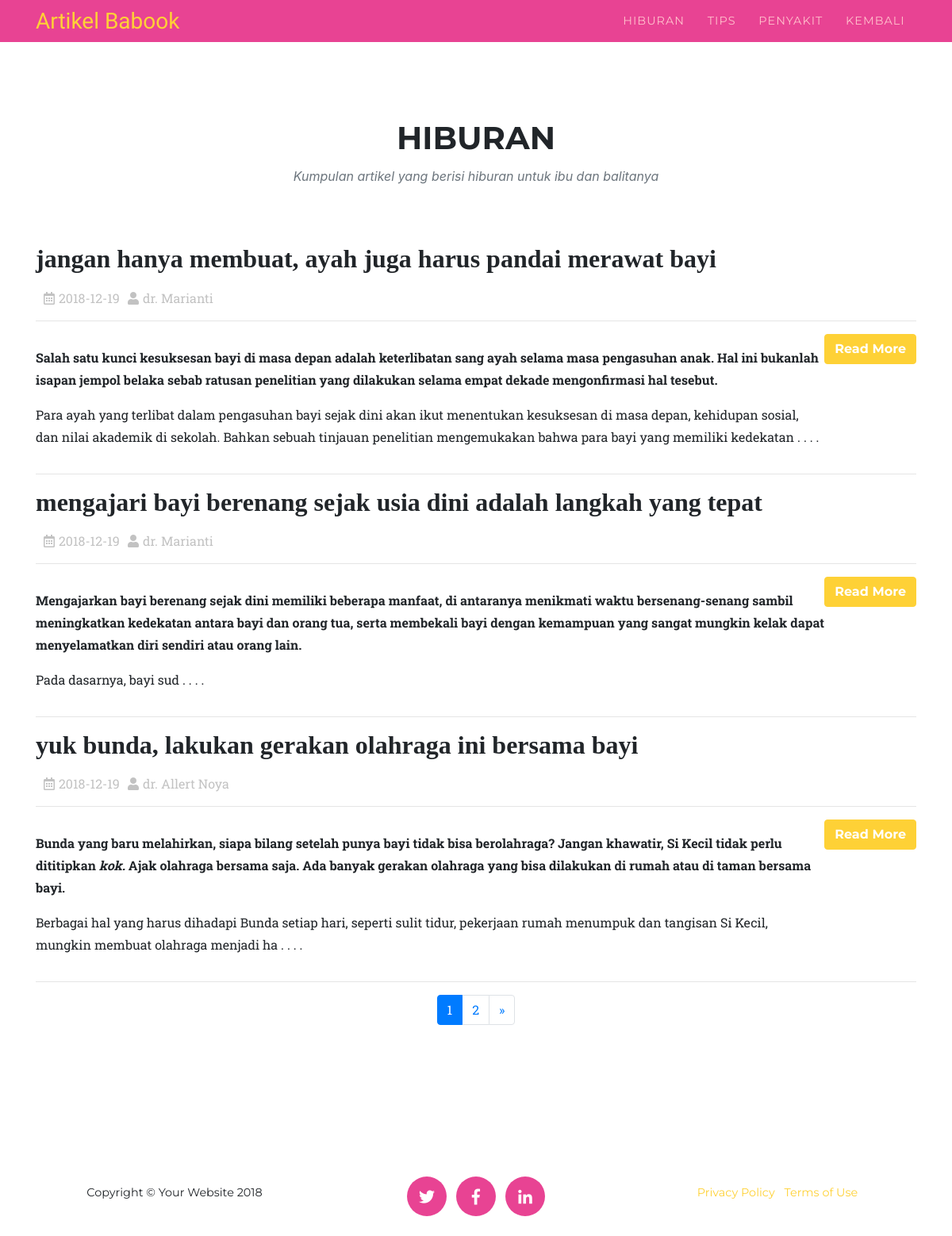
Page /hiburan.php on the committed database.
### tables this page shows
CREATE TABLE `artikel` (
  `id_artikel` int(3) NOT NULL,
  `judul` varchar(100) DEFAULT NULL,
  `tanggal` date DEFAULT NULL,
  `penulis` varchar(30) DEFAULT NULL,
  `isi` text DEFAULT NULL,
  `jenis` enum('Hiburan','Tips','Penyakit') DEFAULT NULL
);

### hiburan.php (the view, shortened to what this page needs)
<?php require 'config.php'; ?>
<!DOCTYPE html>
<html lang="en">
  <head>
    <link href="vendor/bootstrap/css/bootstrap.min.css" rel="stylesheet">
    <link href="vendor/fontawesome-free/css/all.min.css" rel="stylesheet" type="text/css">
      <link href="./css/artikel.css" rel="stylesheet">
    <link href="./css/agency.min2.css" rel="stylesheet">
    <link href="./css/agency2.css" rel="stylesheet">
  </head>
  <body id="page-top">
    <nav class="navbar navbar-expand-lg navbar-dark fixed-top" id="mainNav">
      <div class="container">
        <a class="navbar-brand js-scroll-trigger" href="#page-top">Artikel Babook</a>
        <div class="collapse navbar-collapse" id="navbarResponsive">
          <ul class="navbar-nav text-uppercase ml-auto">
               <li class="nav-item">
              <a class="nav-link" href="hiburan.php">HIBURAN</a>
            <li class="nav-item">
              <a class="nav-link" href="tips.php">TIPS</a>
            </li>
            <li class="nav-item">
              <a class="nav-link" href="penyakit.php">PENYAKIT</a>
            </li>
            <li class="nav-item">
              <a class="nav-link" href="index.php">KEMBALI</a>
            </li>
          </ul>
        </div>
      </div>
    </nav>
    <section id="services">
      <div class="container">
        <div class="row">
          <div class="col-lg-12 text-center">
            <h2 class="section-heading text-uppercase">HIBURAN</h2>
            <h3 class="section-subheading text-muted">Kumpulan artikel yang berisi hiburan untuk ibu dan balitanya</h3>
          </div>
   <?php
    $jumlahDataPerhalaman = 3;
    $data = mysqli_query($koneksi, "SELECT * FROM artikel where jenis='Hiburan' order by id_artikel desc");
    $jumlahData = mysqli_num_rows($data);
    $jumlahHalaman = ceil($jumlahData / $jumlahDataPerhalaman);
    $halamanAktif = ( isset($_GET["halaman"]) ) ? $_GET["halaman"] : 1;
    $awalData = ($jumlahDataPerhalaman * $halamanAktif) - $jumlahDataPerhalaman;
    $artikel = mysqli_query($koneksi,"SELECT * FROM artikel where jenis='Hiburan' order by id_artikel desc limit $awalData, $jumlahDataPerhalaman ");
    while ($res=mysqli_fetch_array($artikel)) { ?>
    <div class="col-md-12">
        <div class="panel panel-default">
         <div class="panel-body">
          <h2 style="font-family: Georgia"><?php echo $res['judul']; ?></h2>
          <div class="info-meta">
           <ul class="pagination">
              <li style="margin-left: 10px;"><i style="margin-right: 5px;" class="far fa-calendar-alt"></i><?php echo $res['tanggal']; ?></li>
              <li style="margin-left: 10px;"><i style="margin-right: 5px;" class="fa fa-user"></i><?php echo $res['penulis']; ?></li>
            </ul>
          </div>
          <hr>
          <div class = "media">
             <div class = "media-body">
              <p><?php echo substr($res['isi'],0,500); ?> . . . .
             </p>
             </div>
            <p style="text-align:right;">
            <a href="edukasi.php?edukasi=<?php echo $res['id_artikel']; ?>">
                <button class="btn btn-primary">Read More</button>
              </a>
            </p>
          </div>
          <hr>
         </div>
      </div>
     </div>
<?php } ?>
</div>
</div>
<div class="pagination justify-content-center">
<nav aria-label="Page navigation example">
  <ul class="pagination justify-content-center">
<?php for ($i=1; $i<= $jumlahHalaman ; $i++) : ?>
  <li class="page-item active">
  <?php if ($i == $halamanAktif) : ?>
    <a class="page-link" href="?halaman=<?= $i; ?>"><?php echo $i; ?></a>
    <?php else : ?>
    </li>
    <li class="page-item">
      <a class="page-link" href="?halaman=<?= $i; ?>"><?php echo $i; ?></a>
    <?php endif; ?>
  </li>
<?php endfor; ?>
<?php if($halamanAktif < $jumlahHalaman) : ?>
  <li class="page-item">
  <a class="page-link" href="?halaman=<?= $halamanAktif + 1; ?>">
    <span>&raquo;</span>
  </a>
<?php endif; ?>
</li>
</ul>
</nav>
</div>
 </section>
    <footer>
      <div class="container">
        <div class="row">
          <div class="col-md-4">
            <span class="copyright">Copyright &copy; Your Website 2018</span>
          </div>
          <div class="col-md-4">
            <ul class="list-inline social-buttons">
              <li class="list-inline-item">
                <a href="#">
                  <i class="fab fa-twitter"></i>
                </a>
              </li>
              <li class="list-inline-item">
                <a href="#">
                  <i class="fab fa-facebook-f"></i>
                </a>
              </li>
              <li class="list-inline-item">
                <a href="#">
                  <i class="fab fa-linkedin-in"></i>
                </a>
              </li>
            </ul>
          </div>
          <div class="col-md-4">
            <ul class="list-inline quicklinks">
              <li class="list-inline-item">
                <a href="#">Privacy Policy</a>
              </li>
              <li class="list-inline-item">
                <a href="#">Terms of Use</a>
              </li>
            </ul>
          </div>
        </div>
      </div>
    </footer>
  </body>
</html>

### css/artikel.css (style rules this page uses)
.info-meta { padding-top: 10px; color:#9999; }

### css/agency.min2.css (style rules this page uses)
body { overflow-x:hidden;font-family:'Roboto Slab',-apple-system,BlinkMacSystemFont,'Segoe UI',Roboto,'Helvetica Neue',Arial,sans-serif,'Apple Color Emoji','Segoe UI Emoji','Segoe UI Symbol','Noto Color Emoji' }
p { line-height:1.75 }
a { color:#fed136 }
h1,h2,h3,h4,h5,h6 { font-weight:700;font-family:Montserrat,-apple-system,BlinkMacSystemFont,'Segoe UI',Roboto,'Helvetica Neue',Arial,sans-serif,'Apple Color Emoji','Segoe UI Emoji','Segoe UI Symbol','Noto Color Emoji' }
section { padding:100px 0 }
section h2.section-heading { font-size:40px;margin-top:0;margin-bottom:15px }
section h3.section-subheading { font-size:16px;font-weight:400;font-style:italic;margin-bottom:75px;text-transform:none;font-family:'Droid Serif',-apple-system,BlinkMacSystemFont,'Segoe UI',Roboto,'Helvetica Neue',Arial,sans-serif,'Apple Color Emoji','Segoe UI Emoji','Segoe UI Symbol','Noto Color Emoji' }
@media (min-width:768px) { section { padding:150px 0 } }
.btn { font-family:Montserrat,-apple-system,BlinkMacSystemFont,'Segoe UI',Roboto,'Helvetica Neue',Arial,sans-serif,'Apple Color Emoji','Segoe UI Emoji','Segoe UI Symbol','Noto Color Emoji';font-weight:700 }
.btn-primary { background-color:#fed136;border-color:#fed136 }
#mainNav { background-color:#e84393 }
#mainNav .navbar-brand { color:#fed136;font-family:'Kaushan Script',-apple-system,BlinkMacSystemFont,'Segoe UI',Roboto,'Helvetica Neue',Arial,sans-serif,'Apple Color Emoji','Segoe UI Emoji','Segoe UI Symbol','Noto Color Emoji' }
#mainNav .navbar-nav .nav-item .nav-link { font-size:90%;font-weight:400;padding:.75em 0;letter-spacing:1px;color:pink;font-family:Montserrat,-apple-system,BlinkMacSystemFont,'Segoe UI',Roboto,'Helvetica Neue',Arial,sans-serif,'Apple Color Emoji','Segoe UI Emoji','Segoe UI Symbol','Noto Color Emoji' }
@media (min-width:992px) { #mainNav { padding-top:0px;padding-bottom:0px;border:none;background-color:#e84393 } }
@media (min-width:992px) { #mainNav .navbar-brand { font-size:1.75em;-webkit-transition:all .3s;transition:all .3s } }
@media (min-width:992px) { #mainNav .navbar-nav .nav-item .nav-link { padding:1.1em 1em!important } }
footer { padding:25px 0;text-align:center }
footer span.copyright { font-size:90%;line-height:40px;text-transform:none;font-family:Montserrat,-apple-system,BlinkMacSystemFont,'Segoe UI',Roboto,'Helvetica Neue',Arial,sans-serif,'Apple Color Emoji','Segoe UI Emoji','Segoe UI Symbol','Noto Color Emoji' }
footer ul.quicklinks { font-size:90%;line-height:40px;margin-bottom:0;text-transform:none;font-family:Montserrat,-apple-system,BlinkMacSystemFont,'Segoe UI',Roboto,'Helvetica Neue',Arial,sans-serif,'Apple Color Emoji','Segoe UI Emoji','Segoe UI Symbol','Noto Color Emoji' }
ul.social-buttons { margin-bottom:0 }
ul.social-buttons li a { font-size:20px;line-height:50px;display:block;width:50px;height:50px;-webkit-transition:all .3s;transition:all .3s;color:#fff;border-radius:100%;outline:0;background-color:#e84393 }

### rows in the picture
artikel: judul "jangan hanya membuat, ayah juga harus pandai merawat bayi", tanggal "2018-12-19", penulis "dr. Marianti", isi "Salah satu kunci kesuksesan bayi di masa depan adalah keterlibatan sang ayah selama masa pengasuhan anak. Hal ini bukanlah isapan jempol belaka sebab ratusan penelitian yang dilakukan selama empat dekade mengonfirmasi hal tesebut. Para ayah yang terlibat dalam pengasuhan bayi sejak dini akan ikut menentukan kesuksesan di masa depan, kehidupan sosial, dan nilai akademik di sekolah. Bahkan sebuah tinjauan penelitian mengemukakan bahwa para bayi yang memiliki kedekatan"
artikel: judul "mengajari bayi berenang sejak usia dini adalah langkah yang tepat", tanggal "2018-12-19", penulis "dr. Marianti", isi "Mengajarkan bayi berenang sejak dini memiliki beberapa manfaat , d i antaranya menikmati waktu bersenang-senang sambil meningkatkan kedekatan antara bayi dan orang tua, serta membekali bayi dengan kemampuan yang sangat mungkin kelak dapat menyelamatkan diri sendiri atau orang lain. Pada dasarnya, bayi sud"
artikel: judul "yuk bunda, lakukan gerakan olahraga ini bersama bayi", tanggal "2018-12-19", penulis "dr. Allert Noya", isi "Bunda yang baru melahirkan, siapa bilang setelah punya bayi tidak bisa berolahraga? Jangan khawatir, Si Kecil tidak perlu dititipkan kok. Ajak olahraga bersama saja. Ada banyak gerakan olahraga yang bisa dilakukan di rumah atau di taman bersama bayi. Berbagai hal yang harus dihadapi Bunda setiap hari, seperti sulit tidur, pekerjaan rumah menumpuk dan tangisan Si Kecil, mungkin membuat olahraga menjadi ha"
